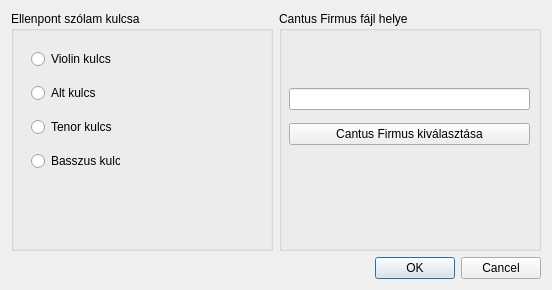
<?xml version="1.0" encoding="UTF-8"?>
<ui version="4.0">
 <class>NewCPDialog</class>
 <widget class="QDialog" name="NewCPDialog">
  <property name="geometry">
   <rect>
    <x>0</x>
    <y>0</y>
    <width>552</width>
    <height>290</height>
   </rect>
  </property>
  <property name="windowTitle">
   <string>Dialog</string>
  </property>
  <layout class="QVBoxLayout" name="verticalLayout_3">
   <item>
    <layout class="QGridLayout" name="gridLayout">
     <item row="0" column="0">
      <layout class="QHBoxLayout" name="horizontalLayout">
       <item>
        <widget class="QGroupBox" name="groupBox">
         <property name="title">
          <string>Ellenpont szólam kulcsa</string>
         </property>
         <widget class="QWidget" name="layoutWidget">
          <property name="geometry">
           <rect>
            <x>20</x>
            <y>30</y>
            <width>89</width>
            <height>141</height>
           </rect>
          </property>
          <layout class="QVBoxLayout" name="verticalLayout">
           <item>
            <widget class="QRadioButton" name="trebleRadioButton">
             <property name="text">
              <string>Violin kulcs</string>
             </property>
            </widget>
           </item>
           <item>
            <widget class="QRadioButton" name="altoRadioButton">
             <property name="text">
              <string>Alt kulcs</string>
             </property>
            </widget>
           </item>
           <item>
            <widget class="QRadioButton" name="tenorRadioButton">
             <property name="text">
              <string>Tenor kulcs</string>
             </property>
            </widget>
           </item>
           <item>
            <widget class="QRadioButton" name="bassRadioButton">
             <property name="text">
              <string>Basszus kulcs</string>
             </property>
            </widget>
           </item>
          </layout>
         </widget>
        </widget>
       </item>
       <item>
        <widget class="QGroupBox" name="groupBox_2">
         <property name="title">
          <string>Cantus Firmus fájl helye</string>
         </property>
         <widget class="QWidget" name="layoutWidget">
          <property name="geometry">
           <rect>
            <x>10</x>
            <y>70</y>
            <width>241</width>
            <height>71</height>
           </rect>
          </property>
          <layout class="QVBoxLayout" name="verticalLayout_4">
           <item>
            <widget class="QLineEdit" name="lineCF">
             <property name="cursor">
              <cursorShape>ArrowCursor</cursorShape>
             </property>
             <property name="readOnly">
              <bool>true</bool>
             </property>
            </widget>
           </item>
           <item>
            <widget class="QPushButton" name="browseFileButton">
             <property name="text">
              <string>Cantus Firmus kiválasztása</string>
             </property>
            </widget>
           </item>
          </layout>
         </widget>
        </widget>
       </item>
      </layout>
     </item>
     <item row="1" column="0">
      <widget class="QDialogButtonBox" name="buttonBox">
       <property name="orientation">
        <enum>Qt::Horizontal</enum>
       </property>
       <property name="standardButtons">
        <set>QDialogButtonBox::Cancel|QDialogButtonBox::Ok</set>
       </property>
      </widget>
     </item>
    </layout>
   </item>
  </layout>
 </widget>
 <resources/>
 <connections>
  <connection>
   <sender>buttonBox</sender>
   <signal>accepted()</signal>
   <receiver>NewCPDialog</receiver>
   <slot>accept()</slot>
   <hints>
    <hint type="sourcelabel">
     <x>248</x>
     <y>254</y>
    </hint>
    <hint type="destinationlabel">
     <x>157</x>
     <y>274</y>
    </hint>
   </hints>
  </connection>
  <connection>
   <sender>buttonBox</sender>
   <signal>rejected()</signal>
   <receiver>NewCPDialog</receiver>
   <slot>reject()</slot>
   <hints>
    <hint type="sourcelabel">
     <x>316</x>
     <y>260</y>
    </hint>
    <hint type="destinationlabel">
     <x>286</x>
     <y>274</y>
    </hint>
   </hints>
  </connection>
 </connections>
</ui>
